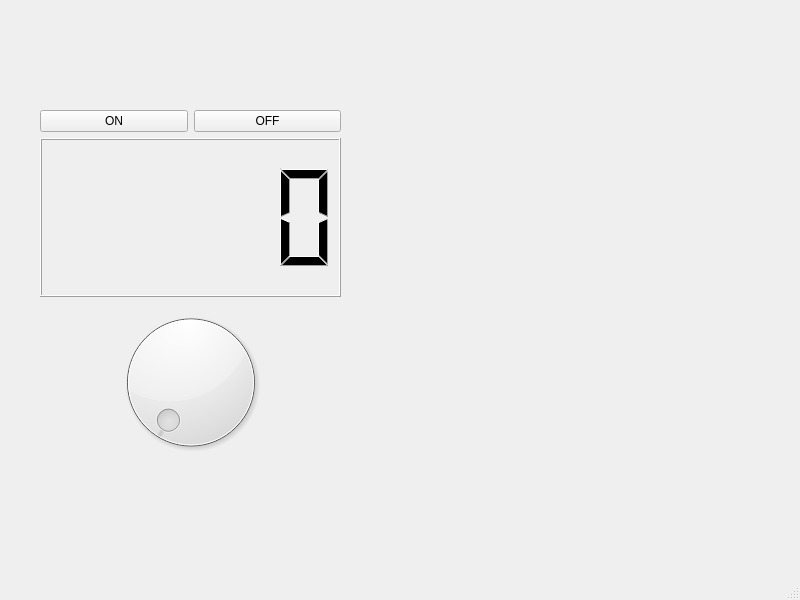
<?xml version="1.0" encoding="UTF-8"?>
<ui version="4.0">
 <class>MainWindow</class>
 <widget class="QMainWindow" name="MainWindow">
  <property name="geometry">
   <rect>
    <x>0</x>
    <y>0</y>
    <width>800</width>
    <height>600</height>
   </rect>
  </property>
  <property name="windowTitle">
   <string>MainWindow</string>
  </property>
  <widget class="QWidget" name="mainWidget">
   <widget class="QWidget" name="gridLayoutWidget">
    <property name="geometry">
     <rect>
      <x>40</x>
      <y>110</y>
      <width>301</width>
      <height>351</height>
     </rect>
    </property>
    <layout class="QGridLayout" name="gridLayout">
     <item row="4" column="0">
      <widget class="QPushButton" name="onBtn">
       <property name="text">
        <string>ON</string>
       </property>
      </widget>
     </item>
     <item row="4" column="1">
      <widget class="QPushButton" name="offBtn">
       <property name="text">
        <string>OFF</string>
       </property>
      </widget>
     </item>
     <item row="5" column="0" colspan="2">
      <widget class="QLCDNumber" name="lcdNumber"/>
     </item>
     <item row="6" column="0" colspan="2">
      <widget class="QDial" name="dial"/>
     </item>
    </layout>
   </widget>
  </widget>
  <widget class="QMenuBar" name="menubar">
   <property name="geometry">
    <rect>
     <x>0</x>
     <y>0</y>
     <width>800</width>
     <height>22</height>
    </rect>
   </property>
  </widget>
  <widget class="QStatusBar" name="statusbar"/>
 </widget>
 <resources/>
 <connections>
  <connection>
   <sender>onBtn</sender>
   <signal>clicked()</signal>
   <receiver>MainWindow</receiver>
   <slot>clickOn()</slot>
   <hints>
    <hint type="sourcelabel">
     <x>130</x>
     <y>149</y>
    </hint>
    <hint type="destinationlabel">
     <x>130</x>
     <y>157</y>
    </hint>
   </hints>
  </connection>
  <connection>
   <sender>offBtn</sender>
   <signal>clicked()</signal>
   <receiver>MainWindow</receiver>
   <slot>clickOff()</slot>
   <hints>
    <hint type="sourcelabel">
     <x>244</x>
     <y>145</y>
    </hint>
    <hint type="destinationlabel">
     <x>244</x>
     <y>159</y>
    </hint>
   </hints>
  </connection>
  <connection>
   <sender>dial</sender>
   <signal>valueChanged(int)</signal>
   <receiver>dial</receiver>
   <slot>setValue(int)</slot>
   <hints>
    <hint type="sourcelabel">
     <x>196</x>
     <y>400</y>
    </hint>
    <hint type="destinationlabel">
     <x>278</x>
     <y>419</y>
    </hint>
   </hints>
  </connection>
 </connections>
 <slots>
  <slot>clickOn()</slot>
  <slot>clickOff()</slot>
 </slots>
</ui>
